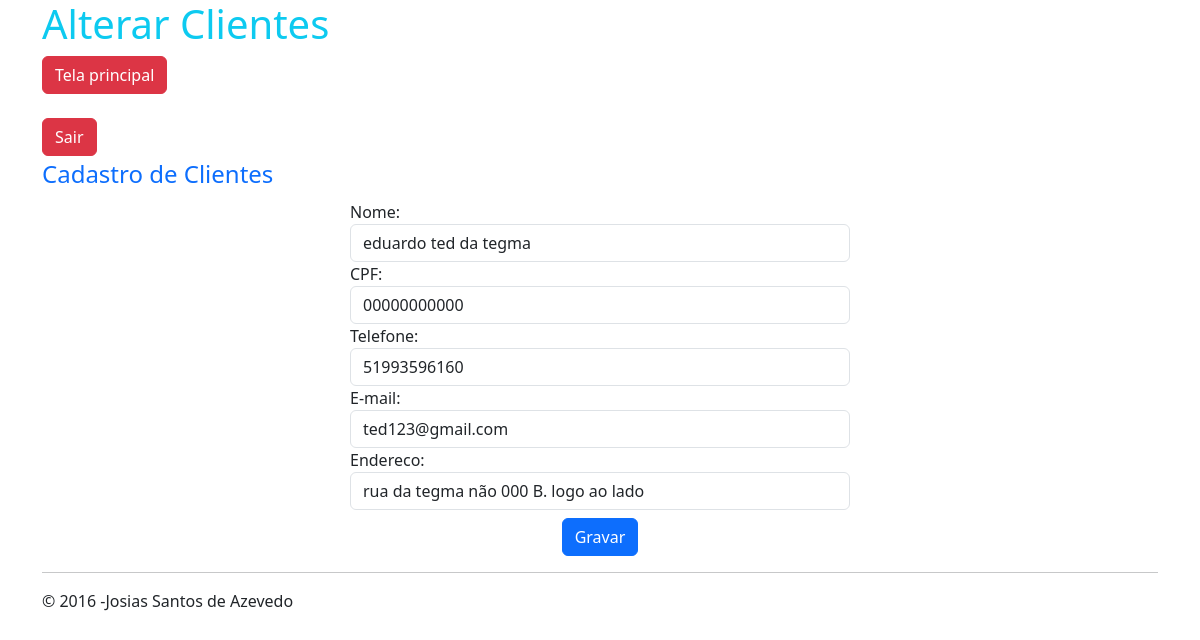
Screenshot of /clientes/alterar.php?id_clientes=11 (signed in) with the database file from the repository.
### tables this page shows
CREATE TABLE `clientes` (
  `id_clientes` int(11) NOT NULL,
  `nome` varchar(150) NOT NULL,
  `CPF` char(14) NOT NULL,
  `telefone` bigint(14) NOT NULL,
  `email` varchar(100) NOT NULL,
  `endereco` varchar(150) NOT NULL
);

### clientes/alterar.php (the view, shortened to what this page needs)
	<?php
require_once ('../database.php');
$id = $_GET['id_clientes'];
$sql= 'SELECT * FROM clientes WHERE id_clientes= ?';
$consulta = $conexao->prepare($sql);
$consulta->execute(array($id));
$dado = $consulta->fetch(PDO::FETCH_ASSOC);
?>
<!DOCTYPE html>
<html lang="pt-br">
<head>
    <link href="https://cdn.jsdelivr.net/npm/bootstrap@5.3.3/dist/css/bootstrap.min.css" rel="stylesheet">
</head>
<body>
			<div class="container">
			<h1 class=" text-info"> Alterar Clientes</h1>
			<div align="left" class="form-group">
  <a class="btn btn-danger" href="../tela_principal.php" >Tela principal</a></br></br>
<a href="../sair.php" class="btn btn-danger">Sair</a>
</div>
			<form class="form-horizontal" action= "alterar.php" method="post">
				<fieldset>
					<legend class="text-primary">Cadastro de Clientes</legend>
					<div class="form-group" style="max-width: 500px;margin: auto;" >
						<label class="col-md-4 control-label"  >Nome: </label>
                                                    <div>
							<input type = "text" name="nome" value="<?php echo $dado['nome']; ?>" class="form-control input-md"/>
						</div>
					</div>
					<div class="form-group" style="max-width: 500px;margin: auto;" >
						<label class="col-md-4 control-label" >CPF: </label>
                                                    <div>
							<input type = "text" name="CPF" value="<?php echo $dado['CPF']; ?>"  class="form-control input-md"/>
						</div>
					</div>
					<div class="form-group" style="max-width: 500px;margin: auto;" >
						<label class="col-md-4 control-label">Telefone: </label>
                                                    <div>
							<input type = "text" name="telefone" value="<?php echo $dado['telefone']; ?>"  class="form-control input-md"/>
						</div>
					</div>
					<div class="form-group" style="max-width: 500px;margin: auto;" >
						<label class="col-md-4 control-label"  >E-mail: </label>
                                                    <div>
							<input type = "text" name="email" value="<?php echo $dado['email']; ?>"  class="form-control input-md"/>
						</div>
					</div>
					<div class="form-group" style="max-width: 500px;margin: auto;" >
						<label class="col-md-4 control-label"  >Endereco: </label>
                                                    <div>
							<input type = "text" name="endereco" value="<?php echo $dado['endereco']; ?>"  class="form-control input-md"/>
						</div>
					</div>
					<div class="form-group text-center">
						<div class="mt-2">
							<button type=submit class="btn btn-primary">Gravar </button>
						</div>
					</div>
				</fieldset>
			</form>
		<hr/>
		<div class= "foot well">
		<P>&copy; 2016 -Josias Santos de Azevedo </P>
		</div>
	</div>
</body>
</html>

### rows the page displays
clientes: nome "eduardo ted da tegma", CPF "00000000000", telefone "51993596160", email "ted123@gmail.com", endereco "rua da tegma não 000 B. logo ao lado"
